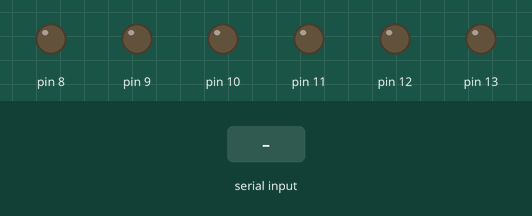
This sketch was run on a simulated Arduino Uno, built with avr-gcc and run on an emulated ATmega328P. Parts: output pins drawn as LEDs (lit = HIGH). Inputs (shaded band) come from the test bench.

Above: at 1.2 s.
1.3 s: "90,45\n" received over Serial
At 2.1 s:
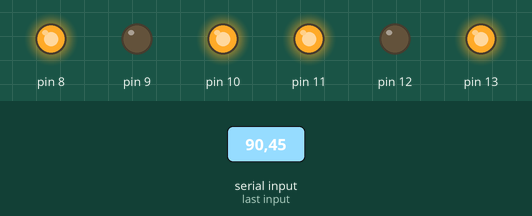
3.8 s: "30,150\n" received over Serial
At 4.6 s:
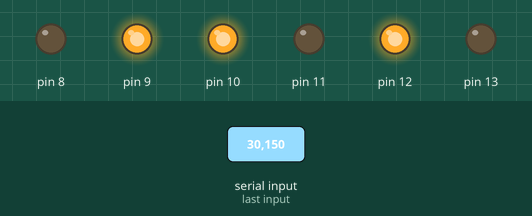
6.3 s: "5\n" received over Serial
At 7.0 s:
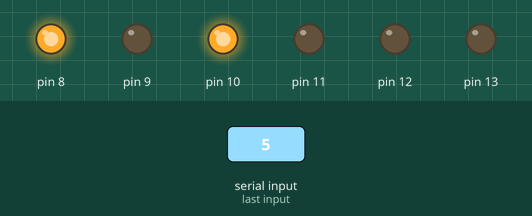
8.8 s: "200\n" received over Serial
At 9.6 s:
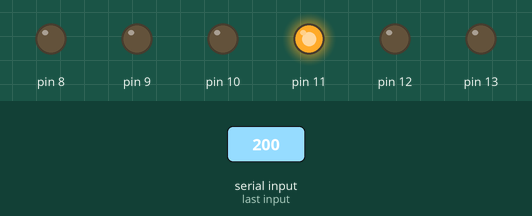
Timing chart, 0 to 11.8 s (numbered marks = the images above; inputs shaded):
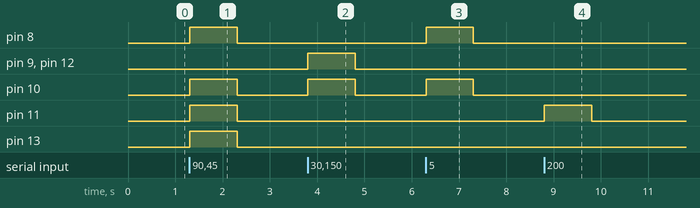

The sketch:

ex2.ino
```cpp
int i=0;
void setup() {
  // put your setup code here, to run once:
  Serial.begin(9600);
  for(int x=8;x<=13;x++){pinMode(x,OUTPUT);}
}

void loop() {
  // put your main code here, to run repeatedly:
  if(Serial.available())
  {
    i = Serial.parseInt();

  }
    for(int led=0;led<6;led++)
    {
      digitalWrite(led+8,(i>>led)&1);
    }

}
```

Measured:
- after the input at 1.3 s, pin 8, pin 10, pin 11, pin 13: LOW → HIGH at once, → LOW 1.0 s later
- after the input at 3.8 s, pin 9, pin 10, pin 12: LOW → HIGH at once, → LOW 1.0 s later
- after the input at 6.3 s, pin 8, pin 10: LOW → HIGH at once, → LOW 1.0 s later
- after the input at 8.8 s, pin 11: LOW → HIGH at once, → LOW 1.0 s later
